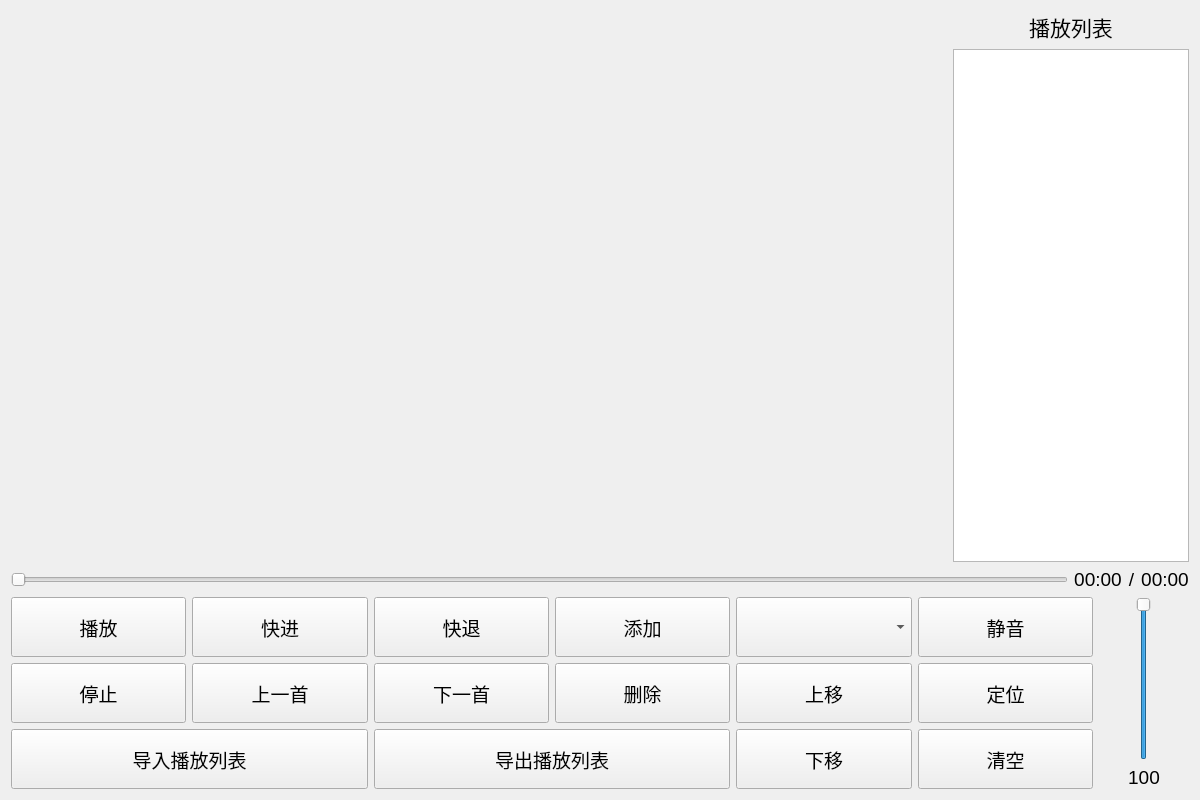
<?xml version="1.0" encoding="UTF-8"?>
<ui version="4.0">
 <class>Widget</class>
 <widget class="QWidget" name="Widget">
  <property name="geometry">
   <rect>
    <x>0</x>
    <y>0</y>
    <width>1200</width>
    <height>800</height>
   </rect>
  </property>
  <property name="font">
   <font>
    <pointsize>14</pointsize>
   </font>
  </property>
  <property name="windowTitle">
   <string>mp4播放器</string>
  </property>
  <layout class="QVBoxLayout" name="verticalLayout_3" stretch="5,2">
   <item>
    <layout class="QHBoxLayout" name="horizontalLayout_5" stretch="4,1">
     <item>
      <layout class="QHBoxLayout" name="horizontalLayout_2" stretch="0">
       <item>
        <layout class="QVBoxLayout" name="verticalLayout"/>
       </item>
      </layout>
     </item>
     <item>
      <layout class="QVBoxLayout" name="verticalLayout_2">
       <item>
        <widget class="QLabel" name="label_2">
         <property name="font">
          <font>
           <pointsize>16</pointsize>
          </font>
         </property>
         <property name="text">
          <string>播放列表</string>
         </property>
         <property name="alignment">
          <set>Qt::AlignmentFlag::AlignCenter</set>
         </property>
        </widget>
       </item>
       <item>
        <widget class="QListView" name="listView">
         <property name="editTriggers">
          <set>QAbstractItemView::EditTrigger::NoEditTriggers</set>
         </property>
        </widget>
       </item>
      </layout>
     </item>
    </layout>
   </item>
   <item>
    <layout class="QVBoxLayout" name="verticalLayout_5">
     <item>
      <layout class="QHBoxLayout" name="horizontalLayout">
       <item>
        <widget class="QSlider" name="horizontalSlider">
         <property name="orientation">
          <enum>Qt::Orientation::Horizontal</enum>
         </property>
        </widget>
       </item>
       <item>
        <widget class="QLabel" name="labelCurPos">
         <property name="text">
          <string>00:00</string>
         </property>
         <property name="alignment">
          <set>Qt::AlignmentFlag::AlignCenter</set>
         </property>
        </widget>
       </item>
       <item>
        <widget class="QLabel" name="label">
         <property name="text">
          <string>/</string>
         </property>
         <property name="alignment">
          <set>Qt::AlignmentFlag::AlignCenter</set>
         </property>
        </widget>
       </item>
       <item>
        <widget class="QLabel" name="labelAllPos">
         <property name="text">
          <string>00:00</string>
         </property>
         <property name="alignment">
          <set>Qt::AlignmentFlag::AlignCenter</set>
         </property>
        </widget>
       </item>
      </layout>
     </item>
     <item>
      <layout class="QHBoxLayout" name="horizontalLayout_4" stretch="12,1">
       <item>
        <layout class="QGridLayout" name="gridLayout">
         <item row="1" column="0">
          <widget class="QPushButton" name="pushButtonStop">
           <property name="sizePolicy">
            <sizepolicy hsizetype="Minimum" vsizetype="MinimumExpanding">
             <horstretch>0</horstretch>
             <verstretch>0</verstretch>
            </sizepolicy>
           </property>
           <property name="text">
            <string>停止</string>
           </property>
          </widget>
         </item>
         <item row="0" column="0">
          <widget class="QPushButton" name="pushButtonPlayOrPause">
           <property name="sizePolicy">
            <sizepolicy hsizetype="Minimum" vsizetype="MinimumExpanding">
             <horstretch>0</horstretch>
             <verstretch>0</verstretch>
            </sizepolicy>
           </property>
           <property name="text">
            <string>播放</string>
           </property>
          </widget>
         </item>
         <item row="1" column="1">
          <widget class="QPushButton" name="pushButtonPrev">
           <property name="sizePolicy">
            <sizepolicy hsizetype="Minimum" vsizetype="MinimumExpanding">
             <horstretch>0</horstretch>
             <verstretch>0</verstretch>
            </sizepolicy>
           </property>
           <property name="text">
            <string>上一首</string>
           </property>
          </widget>
         </item>
         <item row="0" column="1">
          <widget class="QPushButton" name="pushButtonBack">
           <property name="sizePolicy">
            <sizepolicy hsizetype="Minimum" vsizetype="MinimumExpanding">
             <horstretch>0</horstretch>
             <verstretch>0</verstretch>
            </sizepolicy>
           </property>
           <property name="text">
            <string>快进</string>
           </property>
          </widget>
         </item>
         <item row="0" column="2">
          <widget class="QPushButton" name="pushButtonFront">
           <property name="sizePolicy">
            <sizepolicy hsizetype="Minimum" vsizetype="MinimumExpanding">
             <horstretch>0</horstretch>
             <verstretch>0</verstretch>
            </sizepolicy>
           </property>
           <property name="text">
            <string>快退</string>
           </property>
          </widget>
         </item>
         <item row="1" column="2">
          <widget class="QPushButton" name="pushButtonNext">
           <property name="sizePolicy">
            <sizepolicy hsizetype="Minimum" vsizetype="MinimumExpanding">
             <horstretch>0</horstretch>
             <verstretch>0</verstretch>
            </sizepolicy>
           </property>
           <property name="text">
            <string>下一首</string>
           </property>
          </widget>
         </item>
         <item row="0" column="3">
          <widget class="QPushButton" name="pushButtonAdd">
           <property name="sizePolicy">
            <sizepolicy hsizetype="Minimum" vsizetype="MinimumExpanding">
             <horstretch>0</horstretch>
             <verstretch>0</verstretch>
            </sizepolicy>
           </property>
           <property name="text">
            <string>添加</string>
           </property>
          </widget>
         </item>
         <item row="1" column="3">
          <widget class="QPushButton" name="pushButtonDel">
           <property name="sizePolicy">
            <sizepolicy hsizetype="Minimum" vsizetype="MinimumExpanding">
             <horstretch>0</horstretch>
             <verstretch>0</verstretch>
            </sizepolicy>
           </property>
           <property name="text">
            <string>删除</string>
           </property>
          </widget>
         </item>
         <item row="1" column="4">
          <widget class="QPushButton" name="pushButtonUp">
           <property name="sizePolicy">
            <sizepolicy hsizetype="Minimum" vsizetype="MinimumExpanding">
             <horstretch>0</horstretch>
             <verstretch>0</verstretch>
            </sizepolicy>
           </property>
           <property name="text">
            <string>上移</string>
           </property>
          </widget>
         </item>
         <item row="0" column="4">
          <widget class="QComboBox" name="comboBox">
           <property name="sizePolicy">
            <sizepolicy hsizetype="Preferred" vsizetype="MinimumExpanding">
             <horstretch>0</horstretch>
             <verstretch>0</verstretch>
            </sizepolicy>
           </property>
          </widget>
         </item>
         <item row="0" column="5">
          <widget class="QPushButton" name="pushButtonMute">
           <property name="sizePolicy">
            <sizepolicy hsizetype="Minimum" vsizetype="MinimumExpanding">
             <horstretch>0</horstretch>
             <verstretch>0</verstretch>
            </sizepolicy>
           </property>
           <property name="text">
            <string>静音</string>
           </property>
          </widget>
         </item>
         <item row="1" column="5">
          <widget class="QPushButton" name="pushButtonPosing">
           <property name="sizePolicy">
            <sizepolicy hsizetype="Minimum" vsizetype="MinimumExpanding">
             <horstretch>0</horstretch>
             <verstretch>0</verstretch>
            </sizepolicy>
           </property>
           <property name="text">
            <string>定位</string>
           </property>
          </widget>
         </item>
         <item row="2" column="0" colspan="2">
          <widget class="QPushButton" name="pushButtonImport">
           <property name="sizePolicy">
            <sizepolicy hsizetype="Minimum" vsizetype="MinimumExpanding">
             <horstretch>0</horstretch>
             <verstretch>0</verstretch>
            </sizepolicy>
           </property>
           <property name="text">
            <string>导入播放列表</string>
           </property>
          </widget>
         </item>
         <item row="2" column="2" colspan="2">
          <widget class="QPushButton" name="pushButtonExport">
           <property name="sizePolicy">
            <sizepolicy hsizetype="Minimum" vsizetype="MinimumExpanding">
             <horstretch>0</horstretch>
             <verstretch>0</verstretch>
            </sizepolicy>
           </property>
           <property name="text">
            <string>导出播放列表</string>
           </property>
          </widget>
         </item>
         <item row="2" column="4">
          <widget class="QPushButton" name="pushButtonDown">
           <property name="sizePolicy">
            <sizepolicy hsizetype="Minimum" vsizetype="MinimumExpanding">
             <horstretch>0</horstretch>
             <verstretch>0</verstretch>
            </sizepolicy>
           </property>
           <property name="text">
            <string>下移</string>
           </property>
          </widget>
         </item>
         <item row="2" column="5">
          <widget class="QPushButton" name="pushButtonClear">
           <property name="sizePolicy">
            <sizepolicy hsizetype="Minimum" vsizetype="MinimumExpanding">
             <horstretch>0</horstretch>
             <verstretch>0</verstretch>
            </sizepolicy>
           </property>
           <property name="text">
            <string>清空</string>
           </property>
          </widget>
         </item>
        </layout>
       </item>
       <item>
        <layout class="QVBoxLayout" name="verticalLayout_4">
         <item>
          <layout class="QHBoxLayout" name="horizontalLayout_3">
           <item>
            <widget class="QSlider" name="verticalSlider">
             <property name="font">
              <font>
               <pointsize>14</pointsize>
               <italic>false</italic>
               <bold>false</bold>
              </font>
             </property>
             <property name="maximum">
              <number>100</number>
             </property>
             <property name="value">
              <number>100</number>
             </property>
             <property name="orientation">
              <enum>Qt::Orientation::Vertical</enum>
             </property>
            </widget>
           </item>
          </layout>
         </item>
         <item>
          <widget class="QLabel" name="labelVolume">
           <property name="text">
            <string>100</string>
           </property>
           <property name="alignment">
            <set>Qt::AlignmentFlag::AlignCenter</set>
           </property>
          </widget>
         </item>
        </layout>
       </item>
      </layout>
     </item>
    </layout>
   </item>
  </layout>
 </widget>
 <resources/>
 <connections/>
</ui>
